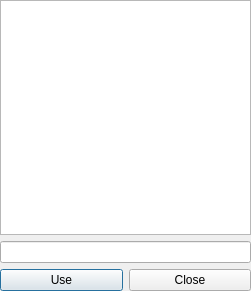
<?xml version="1.0" encoding="UTF-8"?>
<ui version="4.0">
 <class>tablewiew</class>
 <widget class="QDialog" name="tablewiew">
  <property name="geometry">
   <rect>
    <x>0</x>
    <y>0</y>
    <width>251</width>
    <height>291</height>
   </rect>
  </property>
  <property name="windowTitle">
   <string>Dialog</string>
  </property>
  <widget class="QWidget" name="verticalLayoutWidget">
   <property name="geometry">
    <rect>
     <x>0</x>
     <y>0</y>
     <width>251</width>
     <height>291</height>
    </rect>
   </property>
   <layout class="QVBoxLayout" name="verticalLayout">
    <item>
     <widget class="QTableView" name="Table"/>
    </item>
    <item>
     <widget class="QLineEdit" name="query"/>
    </item>
    <item>
     <layout class="QHBoxLayout" name="horizontalLayout">
      <item>
       <widget class="QPushButton" name="usebtm">
        <property name="text">
         <string>Use</string>
        </property>
       </widget>
      </item>
      <item>
       <widget class="QPushButton" name="close">
        <property name="text">
         <string>Close</string>
        </property>
       </widget>
      </item>
     </layout>
    </item>
   </layout>
  </widget>
 </widget>
 <resources/>
 <connections/>
</ui>
